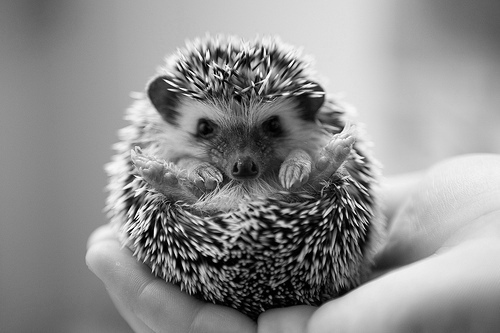
#> input picture test.JPG, 500 x 333 px
$ python filtering.py
#> lines starting #> are read from the running program, lines starting #| are printed output that depends on the picture
from PIL import  Image
from PIL import ImageFilter
from pylab import *

image  = Image.open('test.JPG')
#> image is the input picture: PIL image 500x333 RGB; min 0, max 255, mean 143
figure (figsize=(15,15))
titles = ["Original", "Contour", "Detail", "Edge Enhance", "Edge Enhance More", "Emboss", "Find Edges", "Lowpass1", "Lowpass 2", "Sharpen"]
    # ,"Custom Filter 1", "Custom Filter 2"]

img1 = image.filter (ImageFilter.CONTOUR)
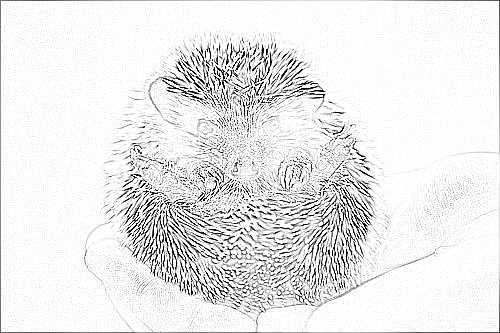
#> img1: PIL image 500x333 RGB; min 0, max 255, mean 233.9
img2 = image.filter (ImageFilter.DETAIL)
img3 = image.filter (ImageFilter.EDGE_ENHANCE)
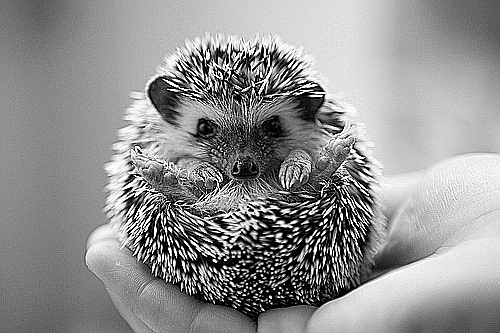
#> img3: PIL image 500x333 RGB; min 0, max 255, mean 145.2
img4 = image.filter (ImageFilter.EDGE_ENHANCE_MORE)
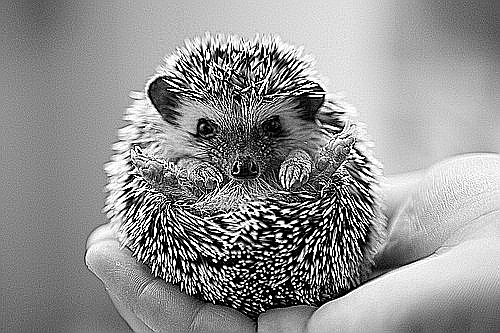
#> img4: PIL image 500x333 RGB; min 0, max 255, mean 146.4
img5 = image.filter (ImageFilter.EMBOSS)
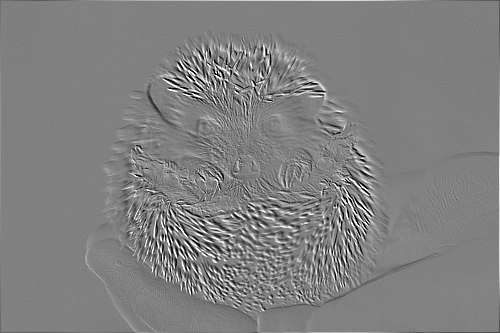
#> img5: PIL image 500x333 RGB; min 0, max 255, mean 128.3
img6 = image.filter (ImageFilter.FIND_EDGES)
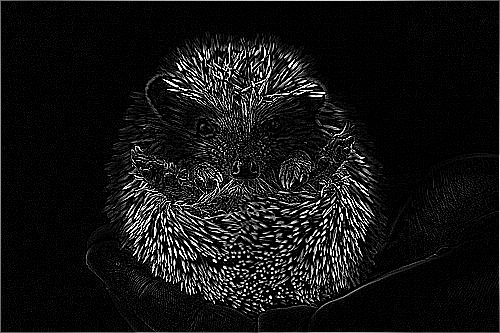
#> img6: PIL image 500x333 RGB; min 0, max 255, mean 21.1
img7 = image.filter (ImageFilter.SMOOTH)
img8 = image.filter (ImageFilter.SMOOTH_MORE)
img9 = image.filter (ImageFilter.SHARPEN)
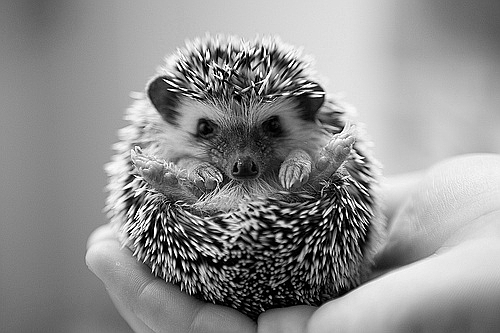
#> img9: PIL image 500x333 RGB; min 0, max 255, mean 143.4


commands = [image,img1,img2, img3, img4, img5, img6, img7, img8, img9]

def subplotRes (image, number) :
    subplot(3,4,number+1)
    plt.imshow(image[number])
    plt.title(titles[number])


def main () :
    for number in range(len(titles)) :
        subplotRes(commands,number)
    plt.show()

if __name__ == "__main__":
    main()
